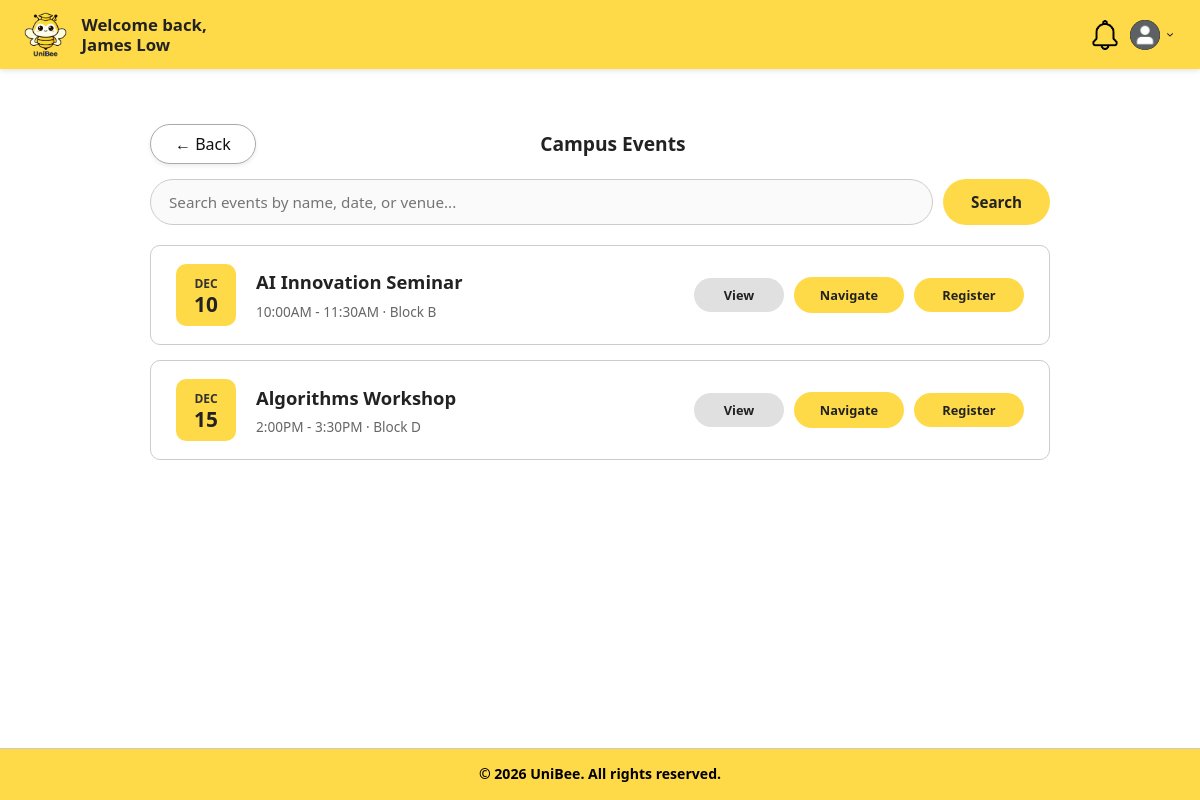
Page /boundary/viewEventsPage.php (signed in) on the committed database.
### tables this page shows
CREATE TABLE Events (
    id INT PRIMARY KEY AUTO_INCREMENT,
    universityId INT NOT NULL,
    createdBy INT,
    facilityId INT NOT NULL,
    title VARCHAR(255) NOT NULL,
    description TEXT,
    startDatetime DATETIME NOT NULL,
    endDatetime DATETIME NOT NULL,
    capacity INT NOT NULL,
    eventPoster VARCHAR(500) NULL,
    eventInfo TEXT NULL,
    status ENUM('active','suspended','cancelled','completed') DEFAULT 'active',
    createdAt DATETIME DEFAULT CURRENT_TIMESTAMP,
    updatedAt DATETIME DEFAULT CURRENT_TIMESTAMP ON UPDATE CURRENT_TIMESTAMP,
    FOREIGN KEY (universityId) REFERENCES Universities(id) ON DELETE CASCADE,
    FOREIGN KEY (createdBy) REFERENCES Users(id) ON DELETE SET NULL,
    FOREIGN KEY (facilityId) REFERENCES BookableFacilities(id) ON DELETE RESTRICT
);

CREATE TABLE Facilities (
    id INT PRIMARY KEY AUTO_INCREMENT,
    universityId INT NOT NULL,
    floorId INT,
    name VARCHAR(255) NOT NULL,
    roomCode VARCHAR(100),
    type ENUM('study room', 'gym', 'lecture hall', 'lab', 'classroom') DEFAULT 'study room',
    description TEXT,
    location VARCHAR(255),
    blockFloor VARCHAR(100),
    capacity INT,
    status VARCHAR(50) DEFAULT 'active',
    createdAt DATETIME DEFAULT CURRENT_TIMESTAMP,
    updatedAt DATETIME DEFAULT CURRENT_TIMESTAMP ON UPDATE CURRENT_TIMESTAMP,
    FOREIGN KEY (universityId) REFERENCES Universities(id) ON DELETE CASCADE,
    FOREIGN KEY (floorId) REFERENCES CampusFloors(id) ON DELETE SET NULL
);

### controller/viewEventsController.php (called while the page is built, shortened)
<?php
require_once "../database/database.php";
require_once "../entity/event.php";
class ViewEventsController
{
    private $db;
    private $eventEntity;
    public function __construct()
    {
        $database = new Database();
        $this->db = $database->connect();
        $this->eventEntity = new Event(
            null, null, null, null, null, null,
            null, null, null, null, null, null, null, null,
            $this->db
        );
    }
    public function getEventList($universityId)
    {
        return $this->eventEntity->getEventList($universityId);
    }
    public function getUserRegisteredEventIds($userId)
    {
        try {
            $sql = "SELECT eventId FROM EventRegistrations
                    WHERE userId = ?
                      AND status IN ('registered', 'attended')";
            $stmt = $this->db->prepare($sql);
            $stmt->execute([$userId]);
            return $stmt->fetchAll(PDO::FETCH_COLUMN) ?: [];
        } catch (Exception $e) {
            error_log("getUserRegisteredEventIds error: " . $e->getMessage());
            return [];
        }
    }
}
?>

### database/database.php (called while the page is built, shortened)
<?php
class Database
{
    private $host = 'localhost:3307';
    private $dbname = 'unibee';
    private $username = 'root';
    private $password = '';
    public function connect()
    {
        try {
            $this->pdo = new PDO(
                "mysql:host={$this->host};dbname={$this->dbname}",
                $this->username,
                $this->password
            );
            $this->pdo->setAttribute(PDO::ATTR_ERRMODE, PDO::ERRMODE_EXCEPTION);
            return $this->pdo;
        } catch (PDOException $e) {
            die("Database connection failed: " . $e->getMessage());
        }
    }
}

### entity/event.php (called while the page is built, shortened)
<?php
require_once "../database/database.php";
class Event
{
    private $db;
    public function __construct(
        $id = null,
        $universityId = null,
        $createdBy = null,
        $facilityId = null,
        $title = null,
        $description = null,
        $startDatetime = null,
        $endDatetime = null,
        $capacity = null,
        $eventPoster = null,
        $eventInfo = null,
        $status = null,
        $createdAt = null,
        $updatedAt = null,
        $db = null
    ) {
        if ($db !== null) {
            $this->db = $db;
        } else {
            $database = new Database();
            $this->db = $database->connect();
        }
    }
    public function getEventList($universityId)
    {
        try {
            $sql = "SELECT e.id, e.universityId, e.createdBy, e.facilityId,
                           e.title, e.description,
                           e.startDatetime, e.endDatetime, e.capacity,
                           e.eventPoster, e.eventInfo, e.status,
                           e.createdAt, e.updatedAt,
                           f.location AS location,
                           f.name AS facilityName
                    FROM Events e
                    INNER JOIN BookableFacilities bf ON e.facilityId = bf.id
                    INNER JOIN Facilities f ON bf.facilityId = f.id
                    WHERE e.universityId = ?
                      AND e.status = 'active'
                    ORDER BY e.startDatetime ASC";
            $stmt = $this->db->prepare($sql);
            $stmt->execute([$universityId]);
            return $stmt->fetchAll(PDO::FETCH_ASSOC);
        } catch (Exception $e) {
            error_log("Event list fetch error: " . $e->getMessage());
            return false;
        }
    }
}
?>

### boundary/viewEventsPage.php (the view, shortened to what this page needs)
<?php
require_once "../controller/viewEventsController.php";
$userRole = strtolower($_SESSION['user_role'] ?? $_SESSION['role'] ?? 'student');
$isLecturer = in_array($userRole, ['lecturer', 'staff', 'teacher']);
$dashboardPage = $isLecturer ? 'lecturerDashboardPage.php' : 'studentDashboardPage.php';
$controller = new ViewEventsController();
$universityId = $_SESSION['university_id'] ?? 1;
$userId = $_SESSION['user_id'] ?? null;
$events = $controller->getEventList($universityId);
$registeredIds = $controller->getUserRegisteredEventIds($userId);
$eventsToDisplay = $_SESSION['search_results'] ?? $events;
$searchKeywordValue = $_SESSION['search_keyword'] ?? '';
?>
<!DOCTYPE html>
<html lang="en">
<head>
    <link rel="stylesheet" href="../style.css">
</head>
<body>
    <header class="header">
        <div class="logo-container">
            <a href="<?php echo $dashboardPage; ?>">
                <img src="../images/uniBeeLogo.png" alt="UniBee Logo">
            </a>
        </div>
        <div class="welcome-message">
            <span>Welcome back,</span>
            <strong><?php echo htmlspecialchars($_SESSION['user_name'] ?? ''); ?></strong>
        </div>
        <div class="dashboard-header-right">
            <a href="notificationPage.php" class="header-icon">
                <img src="../images/notification.png" alt="Notifications">
            </a>
            <div class="profile-dropdown">
                <div class="profile-container" onclick="toggleDropdown()">
                    <img src="../images/profilePic.png" alt="Profile" class="profile-icon">
                    <img src="../images/dropdown.png" alt="Menu" class="dropdown-arrow">
                </div>
            </div>
        </div>
    </header>
    <main class="dashboard">
        <div class="profile-header"
            style="max-width: 900px; margin: 25px auto 15px auto; display:flex; align-items:center; justify-content:space-between;">
            <a href="<?php echo $dashboardPage; ?>" class="btn-back">&#8592; Back</a>
            <h2 class="section-label" style="margin: 0;">Campus Events</h2>
        </div>
        <form action="../controller/searchEventController.php" method="GET" class="event-search-bar">
            <input type="text" id="eventSearchInput" name="keyword"
                placeholder="Search events by name, date, or venue..."
                value="<?php echo htmlspecialchars($searchKeywordValue); ?>">
            <button type="submit" name="search" class="btn-search">Search</button>
        </form>
        <?php if ($eventsToDisplay === false): ?>
            <p class="error-message">Unable to retrieve events. Please try again later.</p>
        <?php elseif (empty($eventsToDisplay)): ?>
            <p class="no-notifications">No upcoming events available.</p>
        <?php else: ?>
            <div class="event-list">
                <?php foreach ($eventsToDisplay as $event): ?>
                    <?php
                    $startDate = strtotime($event['startDatetime']);
                    $endDate = strtotime($event['endDatetime']);
                    $month = date('M', $startDate);
                    $day = date('d', $startDate);
                    $time = date('g:iA', $startDate) . ' - ' . date('g:iA', $endDate);
                    $isPast = $startDate < time();
                    $isRegistered = in_array($event['id'], $registeredIds);
                    ?>
                    <div class="event-item" data-title="<?php echo htmlspecialchars(strtolower($event['title'])); ?>">
                        <div class="event-date-badge">
                            <span class="event-month"><?php echo $month; ?></span>
                            <span class="event-day"><?php echo $day; ?></span>
                        </div>
                        <div class="event-info">
                            <h3><?php echo htmlspecialchars($event['title']); ?></h3>
                            <p><?php echo htmlspecialchars($time); ?> · <?php echo htmlspecialchars($event['location']); ?></p>
                        </div>
                        <div class="event-actions">
                            <button type="button" class="btn-event-view"
                                onclick='openEventView(<?php echo htmlspecialchars(json_encode($event), ENT_QUOTES); ?>)'>
                                View
                            </button>
                            <a href="FacilityLocationTrackingPage.php?facility=<?php echo urlencode($event['facilityId']); ?>"
                            class="btn-event-nav">
                                Navigate
                            </a>
                            <?php if ($isPast): ?>
                                <button class="btn-event-past" disabled>Past Event</button>
                            <?php elseif ($isRegistered): ?>
                                <button class="btn-event-registered" disabled>Registered</button>
                            <?php else: ?>
                                <form action="../controller/registerEventController.php" method="POST" class="event-register-form">
                                    <button type="submit" name="register_event" class="btn-event-register">Register</button>
                                </form>
                            <?php endif; ?>
                        </div>
                    </div>
                <?php endforeach; ?>
            </div>
        <?php endif; ?>
    </main>
    <footer>
        <div class="footer-bottom-bar">
            &copy; 2026 UniBee. All rights reserved.
        </div>
    </footer>
</body>
</html>

### boundary/viewEventsPage.php (style rules this page uses)
.event-actions { display: grid; grid-template-columns: 90px 110px 110px; gap: 10px; align-items: center; flex-shrink: 0; }
.event-actions>* { width: 100%; box-sizing: border-box; }
.btn-event-view, .btn-event-nav, .btn-event-register, .btn-event-registered, .btn-event-past { display: inline-flex; align-items: center; justify-content: center; padding: 8px 0; border-radius: 20px; font-size: 0.8rem; font-weight: 700; border: none; text-decoration: none; cursor: pointer; transition: 0.2s ease; box-sizing: border-box; }
.btn-event-view { background-color: #e0e0e0; color: #222; }
.btn-event-nav { background-color: var(--bg-yellow); color: #222; }
.btn-event-register { background-color: var(--bg-yellow); color: #222; }
.event-register-form { display: contents; }

### rows in the picture
events: startDatetime "DEC", startDatetime "10", title "AI Innovation Seminar", time "10:00AM - 11:30AM", facilities.location "Block B"
events: startDatetime "DEC", startDatetime "15", title "Algorithms Workshop", time "2:00PM - 3:30PM", facilities.location "Block D"

### other values in the picture
$_SESSION['user_name'] "James Low"
